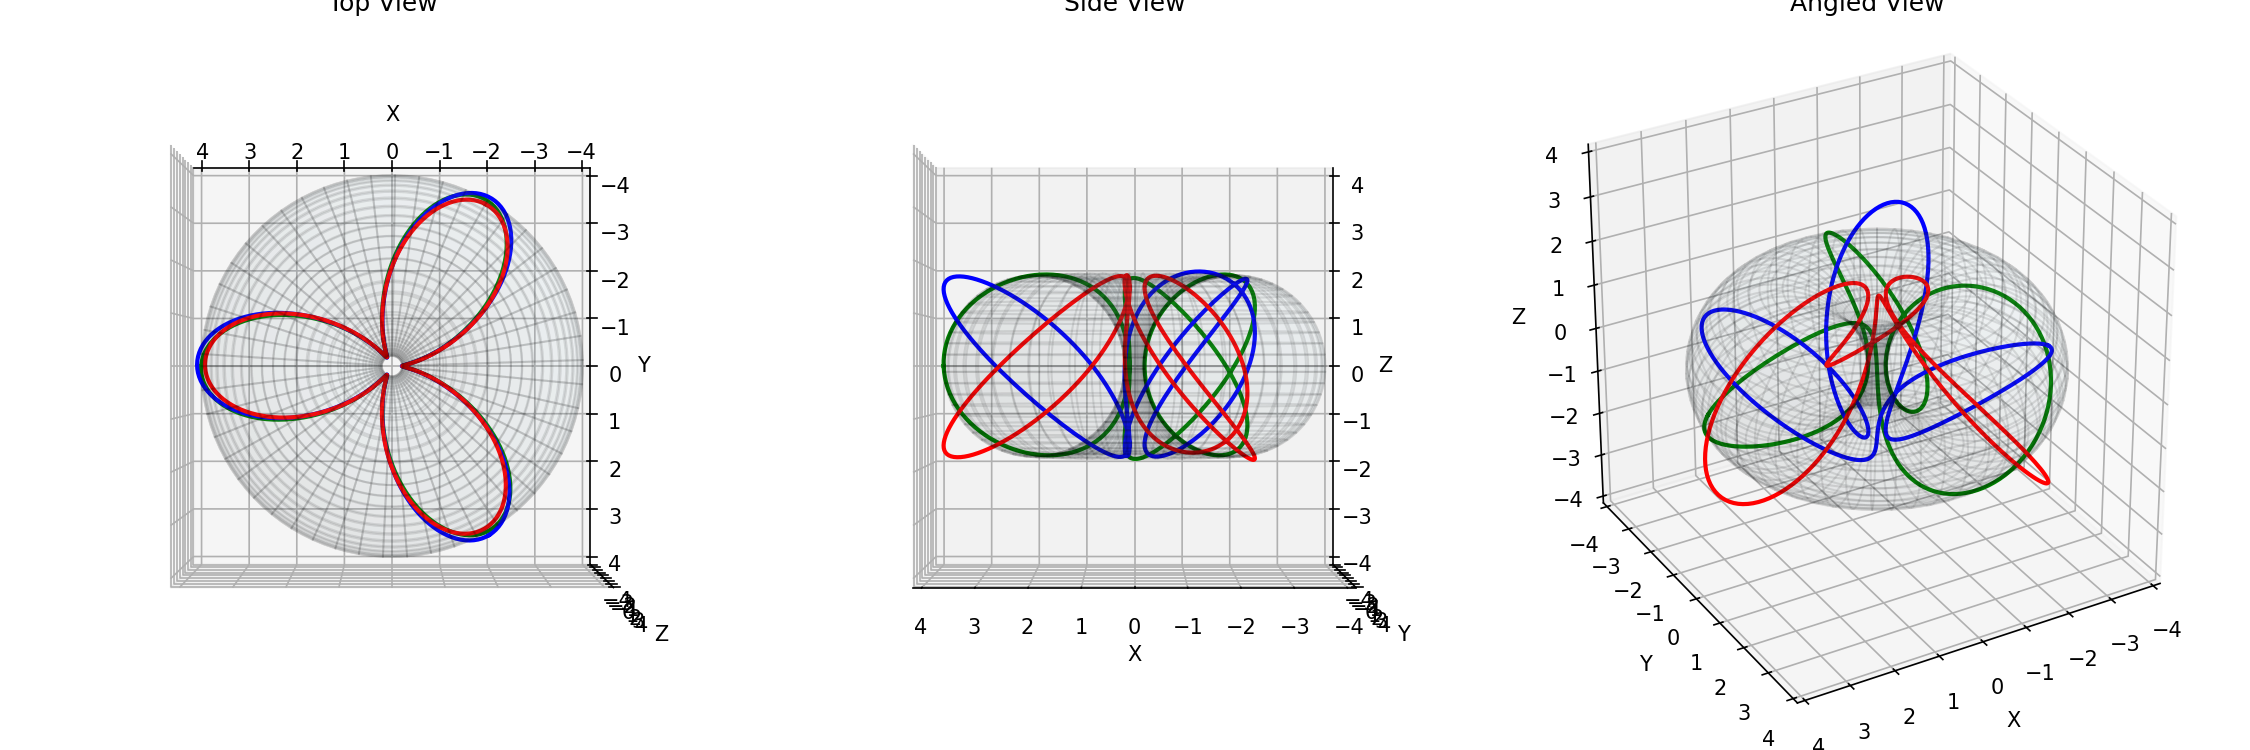

Python code for this plot:
import numpy as np
import matplotlib.pyplot as plt
from mpl_toolkits.mplot3d import Axes3D
import matplotlib
matplotlib.use('TkAgg')  # Ensure it uses Tkinter backend

# Define torus parameters
R = 2.0  # Major radius (distance from center to tube center, in XY plane)
r = 0.9 * R  # Minor radius (tube thickness)
num_points = 100  # Resolution of the torus

# Define the toroidal grid
theta = np.linspace(0, 2 * np.pi, num_points)  # Angle around the central ring
phi = np.linspace(0, 2 * np.pi, num_points)  # Angle around the tube
Theta, Phi = np.meshgrid(theta, phi)

# Compute torus coordinates
X = (R + r * np.cos(Phi)) * np.cos(Theta)
Y = (R + r * np.cos(Phi)) * np.sin(Theta)
Z = r * np.sin(Phi)

# Define a helical spiral through the center hole
num_helix_turns = 3  # Number of turns of the spiral
helix_theta = np.linspace(0, 2 * np.pi, num_points * num_helix_turns)  # More resolution
helix_phi = 3 * helix_theta  # Wraps 3 times around r per full revolution of R

# Compute helix on the torus surface
helix_x = (R + r * np.cos(helix_phi)) * np.cos(helix_theta)
helix_y = (R + r * np.cos(helix_phi)) * np.sin(helix_theta)
helix_z = r * np.sin(helix_phi)

# Define additional helices for positions 2-5-8 and 3-6-9
helix_x2 = (R + r * np.cos(helix_phi)) * np.cos(helix_theta + 2 * np.pi / 3)
helix_y2 = (R + r * np.cos(helix_phi)) * np.sin(helix_theta + 2 * np.pi / 3)
helix_z2 = r * np.sin(helix_phi + 2 * np.pi / 3)

helix_x3 = (R + r * np.cos(helix_phi)) * np.cos(helix_theta + 4 * np.pi / 3)
helix_y3 = (R + r * np.cos(helix_phi)) * np.sin(helix_theta + 4 * np.pi / 3)
helix_z3 = r * np.sin(helix_phi + 4 * np.pi / 3)

# Create figure
fig = plt.figure(figsize=(7, 7))
ax = fig.add_subplot(111, projection='3d')

# Plot torus surface
ax.plot_surface(X, Y, Z, color='lightblue', alpha=0.05, edgecolor='k')

# Plot helical spiral through the center hole
ax.plot(helix_x, helix_y, helix_z, 'r-', linewidth=2)
ax.plot(helix_x2, helix_y2, helix_z2, 'b-', linewidth=2)
ax.plot(helix_x3, helix_y3, helix_z3, 'g-', linewidth=2)

# Set labels and aspect ratio
ax.set_xlabel("X")
ax.set_ylabel("Y")
ax.set_zlabel("Z")
ax.set_title("3 balls in a torus")
ax.set_box_aspect([1, 1, 1])  # Ensures 1:1:1 aspect ratio

ax.set_xlim(-4, 4)
ax.set_ylim(-4, 4)
ax.set_zlim(-4, 4)

# Identify points where the helix reaches the outer edge
num_labels = 9  # Adjust for different numbers (3, 6, 9, etc.)
for i in range(num_labels):
    index = i * len(helix_theta) // num_labels
    ax.text(helix_x[index], helix_y[index], 0, str(i + 1), color='black', fontsize=12, ha='center', va='center')

# ✅ Get the script filename dynamically and save as pdf
import os
script_name = os.path.splitext(os.path.basename(__file__))[0]
# filename = f"{script_name}.pdf"
# plt.savefig(filename, format="pdf", bbox_inches="tight")
filename = f"{script_name}1.png"
plt.savefig(filename, dpi=150)  # Save image with high resolution
plt.tight_layout()

# Create multiple subplots for different views
fig, axes = plt.subplots(1, 3, figsize=(15, 5), subplot_kw={'projection': '3d'})

# Define view angles for each subplot
view_angles = [
    (90, 90),   # Top view
    (0, 90),    # Side view
    (30, 60)    # Angled view
]

titles = ["Top View", "Side View", "Angled View"]

for ax, (elev, azim), title in zip(axes, view_angles, titles):
    # Plot torus surface
    ax.plot_surface(X, Y, Z, color='lightblue', alpha=0.05, edgecolor='k')

    # Plot helical spirals
    ax.plot(helix_x, helix_y, helix_z, 'g-', linewidth=2)
    ax.plot(helix_x2, helix_y2, helix_z2, 'b-', linewidth=2)
    ax.plot(helix_x3, helix_y3, helix_z3, 'r-', linewidth=2)

    # Set view angle
    ax.view_init(elev=elev, azim=azim)

    # Set limits and labels
    ax.set_xlim(-4, 4)
    ax.set_ylim(-4, 4)
    ax.set_zlim(-4, 4)
    ax.set_xlabel("X")
    ax.set_ylabel("Y")
    ax.set_zlabel("Z")
    ax.set_box_aspect([1, 1, 1])  # Ensures 1:1:1 aspect ratio
    ax.set_title(title)

plt.tight_layout()
# ✅ Get the script filename dynamically and save as pdf
import os
script_name = os.path.splitext(os.path.basename(__file__))[0]
# filename = f"{script_name}.pdf"
# plt.savefig(filename, format="pdf", bbox_inches="tight")
filename = f"{script_name}.png"
plt.savefig(filename, dpi=150)  # Save image with high resolution
plt.tight_layout()
plt.show()
